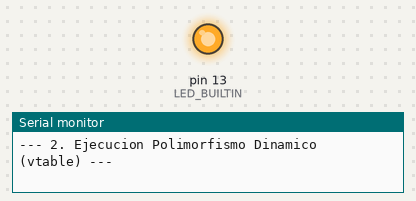
Simulated run of this sketch. Board: Arduino Uno, built with avr-gcc and run on an emulated ATmega328P. On the bench: output pins drawn as LEDs (lit = HIGH), the last lines printed to the serial monitor.

Above: at 0.1 s.
At 0.6 s:
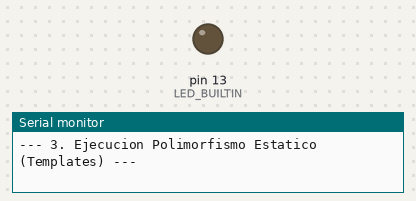
Timing chart, 0 to 2.1 s (numbered marks = the images above):
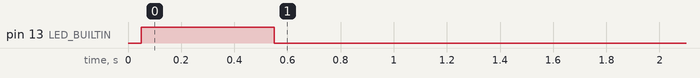

The sketch:

03_Herencia_vs_Templates_Vtable.ino
```cpp
/**
 * ============================================================================
 * TUTORIAL 10 (C++): Polimorfismo Dinámico (Vtable) vs Polimorfismo Estático
 * ============================================================================
 * Este código demuestra:
 * 1. Herencia clásica y funciones virtuales ('virtual'): cómo funciona la Vtable.
 * 2. El costo oculto en memoria SRAM: el puntero de tabla virtual (__vptr).
 * 3. La sobrecarga de ejecución de llamadas indirectas (ICALL) vs directas.
 * 4. Polimorfismo Estático con Plantillas (Templates / CRTP):
 *    ¡Misma abstracción elegante pero con 0 bytes de sobrecarga y 100% inlining!
 *
 * Compatible con: Arduino Uno, Nano, Mega, ESP32, RP2040, STM32.
 * ============================================================================
 */

#include <Arduino.h>
#include <stdint.h>

#ifndef LED_BUILTIN
#define LED_BUILTIN 2
#endif

// ============================================================================
// ENFOQUE 1: POLIMORFISMO DINÁMICO TRADICIONAL (Con funciones virtuales)
// ============================================================================
class DispositivoVirtualBase {
public:
    // Al declarar al menos una función 'virtual', el compilador inserta
    // un puntero oculto (__vptr) dentro de CADA instancia de la clase!
    virtual void encender() = 0;
    virtual void apagar() = 0;
    virtual ~DispositivoVirtualBase() {} // Destructor virtual
};

class LedVirtual : public DispositivoVirtualBase {
private:
    uint8_t m_pin;
public:
    LedVirtual(uint8_t pin) : m_pin(pin) {}
    void begin() { pinMode(m_pin, OUTPUT); }

    void encender() override {
        digitalWrite(m_pin, HIGH);
    }
    void apagar() override {
        digitalWrite(m_pin, LOW);
    }
};

// ============================================================================
// ENFOQUE 2: POLIMORFISMO ESTÁTICO (Plantillas / Abstracción de Costo Cero)
// ============================================================================
// Esta clase no tiene ninguna función virtual. No tiene tabla virtual ni __vptr.
class LedEstatico {
private:
    uint8_t m_pin;
public:
    LedEstatico(uint8_t pin) : m_pin(pin) {}
    void begin() { pinMode(m_pin, OUTPUT); }

    inline void encender() {
        digitalWrite(m_pin, HIGH);
    }
    inline void apagar() {
        digitalWrite(m_pin, LOW);
    }
};

// Función genérica de alto nivel que opera sobre CUALQUIER dispositivo
// sin requerir punteros de tabla virtual
template <typename TDispositivo>
void dispararCicloAlerta(TDispositivo& dev) {
    dev.encender();
    delay(200);
    dev.apagar();
    delay(200);
}

// Instancias para pruebas
LedVirtual ledConVtable(LED_BUILTIN);
LedEstatico ledSinVtable(LED_BUILTIN);

void setup() {
    Serial.begin(115200);
    while (!Serial && millis() < 3000);

    ledConVtable.begin();
    ledSinVtable.begin();

    Serial.println(F("\n=================================================="));
    Serial.println(F(" C++ EMBEBIDO: VTABLE vs POLIMORFISMO ESTATICO    "));
    Serial.println(F("=================================================="));

    // 1. Comparación del tamaño físico en memoria SRAM
    Serial.println(F("\n--- 1. Impacto en memoria SRAM de la Vtable ---"));
    Serial.print(F("sizeof(LedEstatico)    [SIN virtual]: "));
    Serial.print(sizeof(LedEstatico));
    Serial.println(F(" byte(s) (Solo almacena m_pin)"));

    Serial.print(F("sizeof(LedVirtual)     [CON virtual]: "));
    Serial.print(sizeof(LedVirtual));
    Serial.print(F(" bytes (m_pin + __vptr de "));
    Serial.print(sizeof(void*));
    Serial.println(F(" bytes!)"));

    Serial.println(F("\n-> EXPLICACION ARQUITECTONICA:"));
    Serial.println(F("   Cada objeto con métodos virtuales paga el costo de un puntero"));
    Serial.println(F("   adicional a la tabla de saltos en Flash. En arrays de sensores"));
    Serial.println(F("   o periféricos, esto triplica el uso de SRAM en micros pequeños."));

    // 2. Ejecución dinámica (indirecta vía puntero base)
    Serial.println(F("\n--- 2. Ejecucion Polimorfismo Dinamico (vtable) ---"));
    DispositivoVirtualBase* pDev = &ledConVtable;
    pDev->encender(); // Salto indirecto: lee la vtable y salta a la dirección
    delay(300);
    pDev->apagar();

    // 3. Ejecución estática con plantillas (inlined directo en compilación)
    Serial.println(F("\n--- 3. Ejecucion Polimorfismo Estatico (Templates) ---"));
    dispararCicloAlerta(ledSinVtable);

    Serial.println(F("\n[FIN SETUP] Ambos métodos probados exitosamente."));
}

void loop() {
    delay(1000);
}
```
